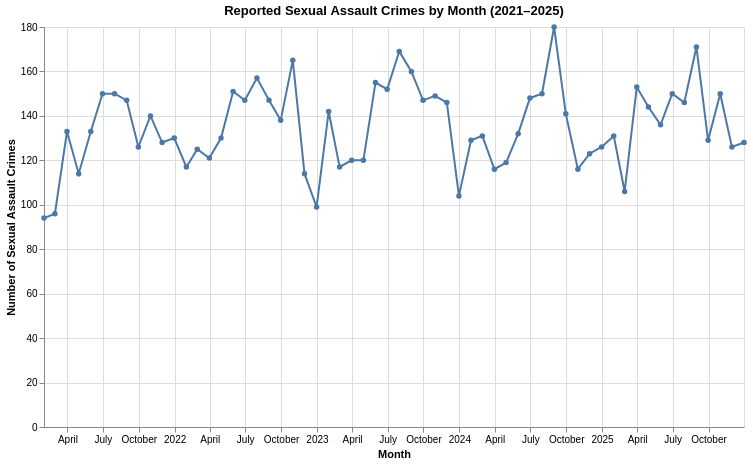

Notebook code cell kept with this figure:
### Code cell
monthly = (
    SA
    .groupby(pd.Grouper(key="Date", freq="M"))
    .size()
    .reset_index(name="monthly_count")
)

chart = (
    alt.Chart(monthly)
    .mark_line(point=True)
    .encode(
        x=alt.X(
            "Date:T",
            title="Month"
        ),
        y=alt.Y(
            "monthly_count:Q",
            title="Number of Sexual Assault Crimes"
        ),
        tooltip=[
            alt.Tooltip("Date:T", title="Month"),
            alt.Tooltip("monthly_count:Q", title="Count")
        ]
    )
    .properties(
        title="Reported Sexual Assault Crimes by Month (2021–2025)",
        width=700,
        height=400
    )
)

chart

### Figure 1 — Vega-Lite specification as saved in the notebook (floating-point values rounded to 4 significant figures)
{"config": {"view": {"continuousWidth": 300, "continuousHeight": 300}}, "data": {"name": "data-95899575ffcc3ca3e66fe39cc66af8c8"}, "mark": {"type": "line", "point": true}, "encoding": {"tooltip": [{"field": "Date", "title": "Month", "type": "temporal"}, {"field": "monthly_count", "title": "Count", "type": "quantitative"}], "x": {"field": "Date", "title": "Month", "type": "temporal"}, "y": {"field": "monthly_count", "title": "Number of Sexual Assault Crimes", "type": "quantitative"}}, "height": 400, "title": "Reported Sexual Assault Crimes by Month (2021–2025)", "width": 700, "$schema": "https://vega.github.io/schema/vega-lite/v6.1.0.json", "datasets": {"data-95899575ffcc3ca3e66fe39cc66af8c8": [{"Date": "2021-01-31T00:00:00", "monthly_count": 94}, {"Date": "2021-02-28T00:00:00", "monthly_count": 96}, {"Date": "2021-03-31T00:00:00", "monthly_count": 133}, {"Date": "2021-04-30T00:00:00", "monthly_count": 114}, {"Date": "2021-05-31T00:00:00", "monthly_count": 133}, {"Date": "2021-06-30T00:00:00", "monthly_count": 150}, {"Date": "2021-07-31T00:00:00", "monthly_count": 150}, {"Date": "2021-08-31T00:00:00", "monthly_count": 147}, {"Date": "2021-09-30T00:00:00", "monthly_count": 126}, {"Date": "2021-10-31T00:00:00", "monthly_count": 140}, {"Date": "2021-11-30T00:00:00", "monthly_count": 128}, {"Date": "2021-12-31T00:00:00", "monthly_count": 130}, {"Date": "2022-01-31T00:00:00", "monthly_count": 117}, {"Date": "2022-02-28T00:00:00", "monthly_count": 125}, {"Date": "2022-03-31T00:00:00", "monthly_count": 121}, {"Date": "2022-04-30T00:00:00", "monthly_count": 130}, {"Date": "2022-05-31T00:00:00", "monthly_count": 151}, {"Date": "2022-06-30T00:00:00", "monthly_count": 147}, {"Date": "2022-07-31T00:00:00", "monthly_count": 157}, {"Date": "2022-08-31T00:00:00", "monthly_count": 147}, {"Date": "2022-09-30T00:00:00", "monthly_count": 138}, {"Date": "2022-10-31T00:00:00", "monthly_count": 165}, {"Date": "2022-11-30T00:00:00", "monthly_count": 114}, {"Date": "2022-12-31T00:00:00", "monthly_count": 99}, {"Date": "2023-01-31T00:00:00", "monthly_count": 142}, {"Date": "2023-02-28T00:00:00", "monthly_count": 117}, {"Date": "2023-03-31T00:00:00", "monthly_count": 120}, {"Date": "2023-04-30T00:00:00", "monthly_count": 120}, {"Date": "2023-05-31T00:00:00", "monthly_count": 155}, {"Date": "2023-06-30T00:00:00", "monthly_count": 152}, {"Date": "2023-07-31T00:00:00", "monthly_count": 169}, {"Date": "2023-08-31T00:00:00", "monthly_count": 160}, {"Date": "2023-09-30T00:00:00", "monthly_count": 147}, {"Date": "2023-10-31T00:00:00", "monthly_count": 149}, {"Date": "2023-11-30T00:00:00", "monthly_count": 146}, {"Date": "2023-12-31T00:00:00", "monthly_count": 104}, {"Date": "2024-01-31T00:00:00", "monthly_count": 129}, {"Date": "2024-02-29T00:00:00", "monthly_count": 131}, {"Date": "2024-03-31T00:00:00", "monthly_count": 116}, {"Date": "2024-04-30T00:00:00", "monthly_count": 119}, {"Date": "2024-05-31T00:00:00", "monthly_count": 132}, {"Date": "2024-06-30T00:00:00", "monthly_count": 148}, {"Date": "2024-07-31T00:00:00", "monthly_count": 150}, {"Date": "2024-08-31T00:00:00", "monthly_count": 180}, {"Date": "2024-09-30T00:00:00", "monthly_count": 141}, {"Date": "2024-10-31T00:00:00", "monthly_count": 116}, {"Date": "2024-11-30T00:00:00", "monthly_count": 123}, {"Date": "2024-12-31T00:00:00", "monthly_count": 126}, {"Date": "2025-01-31T00:00:00", "monthly_count": 131}, {"Date": "2025-02-28T00:00:00", "monthly_count": 106}, {"Date": "2025-03-31T00:00:00", "monthly_count": 153}, {"Date": "2025-04-30T00:00:00", "monthly_count": 144}, {"Date": "2025-05-31T00:00:00", "monthly_count": 136}, {"Date": "2025-06-30T00:00:00", "monthly_count": 150}, {"Date": "2025-07-31T00:00:00", "monthly_count": 146}, {"Date": "2025-08-31T00:00:00", "monthly_count": 171}, {"Date": "2025-09-30T00:00:00", "monthly_count": 129}, {"Date": "2025-10-31T00:00:00", "monthly_count": 150}, {"Date": "2025-11-30T00:00:00", "monthly_count": 126}, {"Date": "2025-12-31T00:00:00", "monthly_count": 128}]}}
